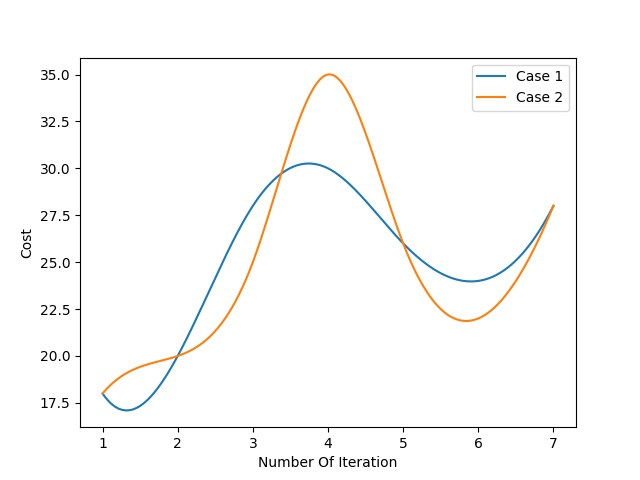

This chart was generated by the following Python code:
import numpy as np
from scipy.interpolate import interp1d
import matplotlib.pyplot as plt
 
# Dataset
case1_y=np.array([18,20, 28,30, 26, 24, 28])
case2_y=np.array([18,20, 25,35,26,22,28 ])
x=np.array([i+1 for i in range(len(case1_y))])

 
cubic_interploation_model_case1 = interp1d(x, case1_y, kind = "cubic")
cubic_interploation_model_case2 = interp1d(x, case2_y, kind = "cubic")

 
# Plotting the Graph
X_=np.linspace(x.min(), x.max(), 500)
case_1_Y_=cubic_interploation_model_case1(X_)
case_2_Y_=cubic_interploation_model_case2(X_)
 
plt.plot(X_, case_1_Y_,label="Case 1")
plt.plot(X_, case_2_Y_,label="Case 2")
plt.legend()
plt.xlabel("Number Of Iteration")
plt.ylabel("Cost")
plt.savefig("plot2.jpeg")